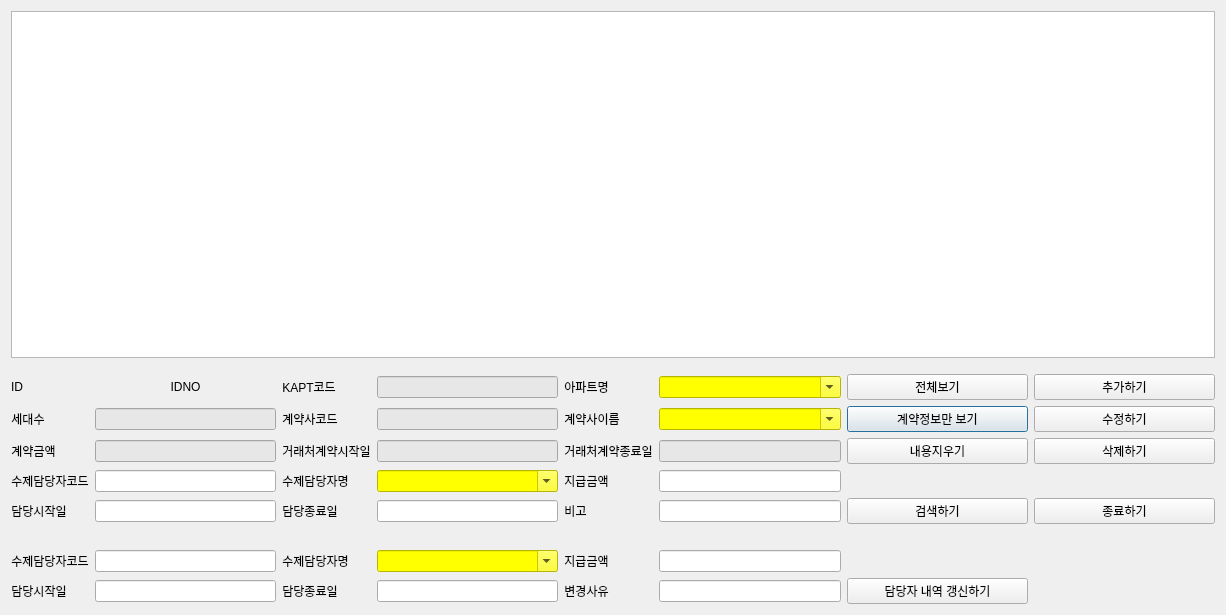
<?xml version="1.0" encoding="UTF-8"?>
<ui version="4.0">
 <class>AptContractPicDialog</class>
 <widget class="QDialog" name="AptContractPicDialog">
  <property name="geometry">
   <rect>
    <x>0</x>
    <y>0</y>
    <width>1226</width>
    <height>615</height>
   </rect>
  </property>
  <property name="windowTitle">
   <string>아파트 계약 및 담당자</string>
  </property>
  <layout class="QGridLayout" name="gridLayout_2">
   <item row="0" column="0">
    <layout class="QGridLayout" name="gridLayout">
     <item row="2" column="2">
      <widget class="QLabel" name="label_3">
       <property name="sizePolicy">
        <sizepolicy hsizetype="Fixed" vsizetype="Fixed">
         <horstretch>0</horstretch>
         <verstretch>0</verstretch>
        </sizepolicy>
       </property>
       <property name="text">
        <string>KAPT코드</string>
       </property>
       <property name="alignment">
        <set>Qt::AlignCenter</set>
       </property>
      </widget>
     </item>
     <item row="11" column="4">
      <widget class="QLabel" name="label_24">
       <property name="sizePolicy">
        <sizepolicy hsizetype="Fixed" vsizetype="Fixed">
         <horstretch>0</horstretch>
         <verstretch>0</verstretch>
        </sizepolicy>
       </property>
       <property name="text">
        <string>비고</string>
       </property>
       <property name="alignment">
        <set>Qt::AlignCenter</set>
       </property>
      </widget>
     </item>
     <item row="5" column="6">
      <widget class="QPushButton" name="pb_aptcontractpic_show_con">
       <property name="sizePolicy">
        <sizepolicy hsizetype="Expanding" vsizetype="Fixed">
         <horstretch>0</horstretch>
         <verstretch>0</verstretch>
        </sizepolicy>
       </property>
       <property name="text">
        <string>계약정보만 보기</string>
       </property>
      </widget>
     </item>
     <item row="5" column="5">
      <widget class="QComboBox" name="cb_aptcontractpic_customername">
       <property name="sizePolicy">
        <sizepolicy hsizetype="Expanding" vsizetype="Fixed">
         <horstretch>0</horstretch>
         <verstretch>0</verstretch>
        </sizepolicy>
       </property>
       <property name="styleSheet">
        <string notr="true">background-color: rgb(255, 255, 0);</string>
       </property>
       <property name="editable">
        <bool>true</bool>
       </property>
      </widget>
     </item>
     <item row="14" column="0">
      <widget class="QLabel" name="label_19">
       <property name="sizePolicy">
        <sizepolicy hsizetype="Fixed" vsizetype="Fixed">
         <horstretch>0</horstretch>
         <verstretch>0</verstretch>
        </sizepolicy>
       </property>
       <property name="text">
        <string>담당시작일</string>
       </property>
       <property name="alignment">
        <set>Qt::AlignCenter</set>
       </property>
      </widget>
     </item>
     <item row="7" column="4">
      <widget class="QLabel" name="label_15">
       <property name="sizePolicy">
        <sizepolicy hsizetype="Fixed" vsizetype="Fixed">
         <horstretch>0</horstretch>
         <verstretch>0</verstretch>
        </sizepolicy>
       </property>
       <property name="text">
        <string>거래처계약종료일</string>
       </property>
       <property name="alignment">
        <set>Qt::AlignCenter</set>
       </property>
      </widget>
     </item>
     <item row="14" column="1">
      <widget class="QLineEdit" name="entry_aptcontractpic_change_eefffrom">
       <property name="sizePolicy">
        <sizepolicy hsizetype="Expanding" vsizetype="Fixed">
         <horstretch>0</horstretch>
         <verstretch>0</verstretch>
        </sizepolicy>
       </property>
      </widget>
     </item>
     <item row="2" column="7">
      <widget class="QPushButton" name="pb_aptcontractpic_insert">
       <property name="sizePolicy">
        <sizepolicy hsizetype="Expanding" vsizetype="Fixed">
         <horstretch>0</horstretch>
         <verstretch>0</verstretch>
        </sizepolicy>
       </property>
       <property name="text">
        <string>추가하기</string>
       </property>
      </widget>
     </item>
     <item row="10" column="2">
      <widget class="QLabel" name="label_17">
       <property name="sizePolicy">
        <sizepolicy hsizetype="Fixed" vsizetype="Fixed">
         <horstretch>0</horstretch>
         <verstretch>0</verstretch>
        </sizepolicy>
       </property>
       <property name="text">
        <string>수제담당자명</string>
       </property>
       <property name="alignment">
        <set>Qt::AlignCenter</set>
       </property>
      </widget>
     </item>
     <item row="14" column="4">
      <widget class="QLabel" name="label_21">
       <property name="sizePolicy">
        <sizepolicy hsizetype="Fixed" vsizetype="Fixed">
         <horstretch>0</horstretch>
         <verstretch>0</verstretch>
        </sizepolicy>
       </property>
       <property name="text">
        <string>변경사유</string>
       </property>
       <property name="alignment">
        <set>Qt::AlignCenter</set>
       </property>
      </widget>
     </item>
     <item row="14" column="5">
      <widget class="QLineEdit" name="entry_aptcontractpic_change_remark">
       <property name="sizePolicy">
        <sizepolicy hsizetype="Expanding" vsizetype="Fixed">
         <horstretch>0</horstretch>
         <verstretch>0</verstretch>
        </sizepolicy>
       </property>
      </widget>
     </item>
     <item row="5" column="0">
      <widget class="QLabel" name="label_5">
       <property name="sizePolicy">
        <sizepolicy hsizetype="Fixed" vsizetype="Fixed">
         <horstretch>0</horstretch>
         <verstretch>0</verstretch>
        </sizepolicy>
       </property>
       <property name="text">
        <string>세대수</string>
       </property>
       <property name="alignment">
        <set>Qt::AlignCenter</set>
       </property>
      </widget>
     </item>
     <item row="5" column="2">
      <widget class="QLabel" name="label_9">
       <property name="sizePolicy">
        <sizepolicy hsizetype="Fixed" vsizetype="Fixed">
         <horstretch>0</horstretch>
         <verstretch>0</verstretch>
        </sizepolicy>
       </property>
       <property name="text">
        <string>계약사코드</string>
       </property>
       <property name="alignment">
        <set>Qt::AlignCenter</set>
       </property>
      </widget>
     </item>
     <item row="11" column="3">
      <widget class="QLineEdit" name="entry_aptcontractpic_eeffthru">
       <property name="sizePolicy">
        <sizepolicy hsizetype="Expanding" vsizetype="Fixed">
         <horstretch>0</horstretch>
         <verstretch>0</verstretch>
        </sizepolicy>
       </property>
      </widget>
     </item>
     <item row="2" column="4">
      <widget class="QLabel" name="label_4">
       <property name="sizePolicy">
        <sizepolicy hsizetype="Fixed" vsizetype="Fixed">
         <horstretch>0</horstretch>
         <verstretch>0</verstretch>
        </sizepolicy>
       </property>
       <property name="text">
        <string>아파트명</string>
       </property>
       <property name="alignment">
        <set>Qt::AlignCenter</set>
       </property>
      </widget>
     </item>
     <item row="7" column="2">
      <widget class="QLabel" name="label_14">
       <property name="sizePolicy">
        <sizepolicy hsizetype="Fixed" vsizetype="Fixed">
         <horstretch>0</horstretch>
         <verstretch>0</verstretch>
        </sizepolicy>
       </property>
       <property name="text">
        <string>거래처계약시작일</string>
       </property>
       <property name="alignment">
        <set>Qt::AlignCenter</set>
       </property>
      </widget>
     </item>
     <item row="11" column="2">
      <widget class="QLabel" name="label_23">
       <property name="sizePolicy">
        <sizepolicy hsizetype="Fixed" vsizetype="Fixed">
         <horstretch>0</horstretch>
         <verstretch>0</verstretch>
        </sizepolicy>
       </property>
       <property name="text">
        <string>담당종료일</string>
       </property>
       <property name="alignment">
        <set>Qt::AlignCenter</set>
       </property>
      </widget>
     </item>
     <item row="7" column="7">
      <widget class="QPushButton" name="pb_aptcontractpic_delete">
       <property name="sizePolicy">
        <sizepolicy hsizetype="Expanding" vsizetype="Fixed">
         <horstretch>0</horstretch>
         <verstretch>0</verstretch>
        </sizepolicy>
       </property>
       <property name="text">
        <string>삭제하기</string>
       </property>
      </widget>
     </item>
     <item row="1" column="3">
      <spacer name="horizontalSpacer">
       <property name="orientation">
        <enum>Qt::Horizontal</enum>
       </property>
       <property name="sizeHint" stdset="0">
        <size>
         <width>40</width>
         <height>10</height>
        </size>
       </property>
      </spacer>
     </item>
     <item row="11" column="5">
      <widget class="QLineEdit" name="entry_aptcontractpic_remark">
       <property name="sizePolicy">
        <sizepolicy hsizetype="Expanding" vsizetype="Fixed">
         <horstretch>0</horstretch>
         <verstretch>0</verstretch>
        </sizepolicy>
       </property>
      </widget>
     </item>
     <item row="7" column="0">
      <widget class="QLabel" name="label_13">
       <property name="sizePolicy">
        <sizepolicy hsizetype="Fixed" vsizetype="Fixed">
         <horstretch>0</horstretch>
         <verstretch>0</verstretch>
        </sizepolicy>
       </property>
       <property name="text">
        <string>계약금액</string>
       </property>
       <property name="alignment">
        <set>Qt::AlignCenter</set>
       </property>
      </widget>
     </item>
     <item row="5" column="3">
      <widget class="QLineEdit" name="entry_aptcontractpic_customercode">
       <property name="sizePolicy">
        <sizepolicy hsizetype="Expanding" vsizetype="Fixed">
         <horstretch>0</horstretch>
         <verstretch>0</verstretch>
        </sizepolicy>
       </property>
       <property name="styleSheet">
        <string notr="true">background-color: rgb(231, 231, 231);</string>
       </property>
      </widget>
     </item>
     <item row="10" column="5">
      <widget class="QLineEdit" name="entry_aptcontractpic_payment">
       <property name="sizePolicy">
        <sizepolicy hsizetype="Expanding" vsizetype="Fixed">
         <horstretch>0</horstretch>
         <verstretch>0</verstretch>
        </sizepolicy>
       </property>
      </widget>
     </item>
     <item row="2" column="0">
      <widget class="QLabel" name="label">
       <property name="sizePolicy">
        <sizepolicy hsizetype="Fixed" vsizetype="Fixed">
         <horstretch>0</horstretch>
         <verstretch>0</verstretch>
        </sizepolicy>
       </property>
       <property name="text">
        <string>ID</string>
       </property>
       <property name="alignment">
        <set>Qt::AlignCenter</set>
       </property>
      </widget>
     </item>
     <item row="7" column="3">
      <widget class="QLineEdit" name="entry_aptcontractpic_cefffrom">
       <property name="sizePolicy">
        <sizepolicy hsizetype="Expanding" vsizetype="Fixed">
         <horstretch>0</horstretch>
         <verstretch>0</verstretch>
        </sizepolicy>
       </property>
       <property name="styleSheet">
        <string notr="true">background-color: rgb(231, 231, 231);</string>
       </property>
      </widget>
     </item>
     <item row="14" column="3">
      <widget class="QLineEdit" name="entry_aptcontractpic_change_eeffthru">
       <property name="sizePolicy">
        <sizepolicy hsizetype="Expanding" vsizetype="Fixed">
         <horstretch>0</horstretch>
         <verstretch>0</verstretch>
        </sizepolicy>
       </property>
      </widget>
     </item>
     <item row="2" column="6">
      <widget class="QPushButton" name="pb_aptcontractpic_show">
       <property name="sizePolicy">
        <sizepolicy hsizetype="Expanding" vsizetype="Fixed">
         <horstretch>0</horstretch>
         <verstretch>0</verstretch>
        </sizepolicy>
       </property>
       <property name="text">
        <string>전체보기</string>
       </property>
      </widget>
     </item>
     <item row="2" column="3">
      <widget class="QLineEdit" name="entry_aptcontractpic_acode">
       <property name="sizePolicy">
        <sizepolicy hsizetype="Expanding" vsizetype="Fixed">
         <horstretch>0</horstretch>
         <verstretch>0</verstretch>
        </sizepolicy>
       </property>
       <property name="styleSheet">
        <string notr="true">background-color: rgb(231, 231, 231);</string>
       </property>
      </widget>
     </item>
     <item row="5" column="4">
      <widget class="QLabel" name="label_10">
       <property name="sizePolicy">
        <sizepolicy hsizetype="Fixed" vsizetype="Fixed">
         <horstretch>0</horstretch>
         <verstretch>0</verstretch>
        </sizepolicy>
       </property>
       <property name="text">
        <string>계약사이름</string>
       </property>
       <property name="alignment">
        <set>Qt::AlignCenter</set>
       </property>
      </widget>
     </item>
     <item row="10" column="1">
      <widget class="QLineEdit" name="entry_aptcontractpic_ecode">
       <property name="sizePolicy">
        <sizepolicy hsizetype="Expanding" vsizetype="Fixed">
         <horstretch>0</horstretch>
         <verstretch>0</verstretch>
        </sizepolicy>
       </property>
      </widget>
     </item>
     <item row="10" column="3">
      <widget class="QComboBox" name="cb_aptcontractpic_ename">
       <property name="sizePolicy">
        <sizepolicy hsizetype="Expanding" vsizetype="Fixed">
         <horstretch>0</horstretch>
         <verstretch>0</verstretch>
        </sizepolicy>
       </property>
       <property name="styleSheet">
        <string notr="true">background-color: rgb(255, 255, 0);</string>
       </property>
       <property name="editable">
        <bool>true</bool>
       </property>
      </widget>
     </item>
     <item row="14" column="2">
      <widget class="QLabel" name="label_20">
       <property name="sizePolicy">
        <sizepolicy hsizetype="Fixed" vsizetype="Fixed">
         <horstretch>0</horstretch>
         <verstretch>0</verstretch>
        </sizepolicy>
       </property>
       <property name="text">
        <string>담당종료일</string>
       </property>
       <property name="alignment">
        <set>Qt::AlignCenter</set>
       </property>
      </widget>
     </item>
     <item row="7" column="5">
      <widget class="QLineEdit" name="entry_aptcontractpic_ceffthru">
       <property name="sizePolicy">
        <sizepolicy hsizetype="Expanding" vsizetype="Fixed">
         <horstretch>0</horstretch>
         <verstretch>0</verstretch>
        </sizepolicy>
       </property>
       <property name="styleSheet">
        <string notr="true">background-color: rgb(231, 231, 231);</string>
       </property>
      </widget>
     </item>
     <item row="10" column="4">
      <widget class="QLabel" name="label_18">
       <property name="sizePolicy">
        <sizepolicy hsizetype="Fixed" vsizetype="Fixed">
         <horstretch>0</horstretch>
         <verstretch>0</verstretch>
        </sizepolicy>
       </property>
       <property name="text">
        <string>지급금액</string>
       </property>
       <property name="alignment">
        <set>Qt::AlignCenter</set>
       </property>
      </widget>
     </item>
     <item row="5" column="7">
      <widget class="QPushButton" name="pb_aptcontractpic_update">
       <property name="sizePolicy">
        <sizepolicy hsizetype="Expanding" vsizetype="Fixed">
         <horstretch>0</horstretch>
         <verstretch>0</verstretch>
        </sizepolicy>
       </property>
       <property name="text">
        <string>수정하기</string>
       </property>
      </widget>
     </item>
     <item row="10" column="0">
      <widget class="QLabel" name="label_16">
       <property name="sizePolicy">
        <sizepolicy hsizetype="Fixed" vsizetype="Fixed">
         <horstretch>0</horstretch>
         <verstretch>0</verstretch>
        </sizepolicy>
       </property>
       <property name="text">
        <string>수제담당자코드</string>
       </property>
       <property name="alignment">
        <set>Qt::AlignCenter</set>
       </property>
      </widget>
     </item>
     <item row="11" column="1">
      <widget class="QLineEdit" name="entry_aptcontractpic_eefffrom">
       <property name="sizePolicy">
        <sizepolicy hsizetype="Expanding" vsizetype="Fixed">
         <horstretch>0</horstretch>
         <verstretch>0</verstretch>
        </sizepolicy>
       </property>
      </widget>
     </item>
     <item row="11" column="0">
      <widget class="QLabel" name="label_22">
       <property name="sizePolicy">
        <sizepolicy hsizetype="Fixed" vsizetype="Fixed">
         <horstretch>0</horstretch>
         <verstretch>0</verstretch>
        </sizepolicy>
       </property>
       <property name="text">
        <string>담당시작일</string>
       </property>
       <property name="alignment">
        <set>Qt::AlignCenter</set>
       </property>
      </widget>
     </item>
     <item row="5" column="1">
      <widget class="QLineEdit" name="entry_aptcontractpic_noh">
       <property name="sizePolicy">
        <sizepolicy hsizetype="Expanding" vsizetype="Fixed">
         <horstretch>0</horstretch>
         <verstretch>0</verstretch>
        </sizepolicy>
       </property>
       <property name="styleSheet">
        <string notr="true">background-color: rgb(231, 231, 231);</string>
       </property>
      </widget>
     </item>
     <item row="7" column="1">
      <widget class="QLineEdit" name="entry_aptcontractpic_contractvalue">
       <property name="sizePolicy">
        <sizepolicy hsizetype="Expanding" vsizetype="Fixed">
         <horstretch>0</horstretch>
         <verstretch>0</verstretch>
        </sizepolicy>
       </property>
       <property name="styleSheet">
        <string notr="true">background-color: rgb(231, 231, 231);</string>
       </property>
      </widget>
     </item>
     <item row="2" column="1">
      <widget class="QLabel" name="lbl_aptcontractpic_id">
       <property name="sizePolicy">
        <sizepolicy hsizetype="Expanding" vsizetype="Fixed">
         <horstretch>0</horstretch>
         <verstretch>0</verstretch>
        </sizepolicy>
       </property>
       <property name="text">
        <string>IDNO</string>
       </property>
       <property name="alignment">
        <set>Qt::AlignCenter</set>
       </property>
      </widget>
     </item>
     <item row="2" column="5">
      <widget class="QComboBox" name="cb_aptcontractpic_aname">
       <property name="sizePolicy">
        <sizepolicy hsizetype="Expanding" vsizetype="Fixed">
         <horstretch>0</horstretch>
         <verstretch>0</verstretch>
        </sizepolicy>
       </property>
       <property name="styleSheet">
        <string notr="true">background-color: rgb(255, 255, 0);</string>
       </property>
       <property name="editable">
        <bool>true</bool>
       </property>
      </widget>
     </item>
     <item row="0" column="0" colspan="8">
      <widget class="QTableView" name="tv_aptcontractpic"/>
     </item>
     <item row="13" column="0">
      <widget class="QLabel" name="label_25">
       <property name="sizePolicy">
        <sizepolicy hsizetype="Fixed" vsizetype="Fixed">
         <horstretch>0</horstretch>
         <verstretch>0</verstretch>
        </sizepolicy>
       </property>
       <property name="text">
        <string>수제담당자코드</string>
       </property>
       <property name="alignment">
        <set>Qt::AlignCenter</set>
       </property>
      </widget>
     </item>
     <item row="13" column="1">
      <widget class="QLineEdit" name="entry_aptcontractpic_change_ecode">
       <property name="sizePolicy">
        <sizepolicy hsizetype="Expanding" vsizetype="Fixed">
         <horstretch>0</horstretch>
         <verstretch>0</verstretch>
        </sizepolicy>
       </property>
      </widget>
     </item>
     <item row="13" column="2">
      <widget class="QLabel" name="label_26">
       <property name="sizePolicy">
        <sizepolicy hsizetype="Fixed" vsizetype="Fixed">
         <horstretch>0</horstretch>
         <verstretch>0</verstretch>
        </sizepolicy>
       </property>
       <property name="text">
        <string>수제담당자명</string>
       </property>
       <property name="alignment">
        <set>Qt::AlignCenter</set>
       </property>
      </widget>
     </item>
     <item row="13" column="3">
      <widget class="QComboBox" name="cb_aptcontractpic_change_ename">
       <property name="sizePolicy">
        <sizepolicy hsizetype="Expanding" vsizetype="Fixed">
         <horstretch>0</horstretch>
         <verstretch>0</verstretch>
        </sizepolicy>
       </property>
       <property name="styleSheet">
        <string notr="true">background-color: rgb(255, 255, 0);</string>
       </property>
       <property name="editable">
        <bool>true</bool>
       </property>
      </widget>
     </item>
     <item row="13" column="4">
      <widget class="QLabel" name="label_27">
       <property name="sizePolicy">
        <sizepolicy hsizetype="Fixed" vsizetype="Fixed">
         <horstretch>0</horstretch>
         <verstretch>0</verstretch>
        </sizepolicy>
       </property>
       <property name="text">
        <string>지급금액</string>
       </property>
       <property name="alignment">
        <set>Qt::AlignCenter</set>
       </property>
      </widget>
     </item>
     <item row="13" column="5">
      <widget class="QLineEdit" name="entry_aptcontractpic_change_payment">
       <property name="sizePolicy">
        <sizepolicy hsizetype="Expanding" vsizetype="Fixed">
         <horstretch>0</horstretch>
         <verstretch>0</verstretch>
        </sizepolicy>
       </property>
      </widget>
     </item>
     <item row="12" column="0" colspan="8">
      <spacer name="horizontalSpacer_2">
       <property name="orientation">
        <enum>Qt::Horizontal</enum>
       </property>
       <property name="sizeHint" stdset="0">
        <size>
         <width>40</width>
         <height>20</height>
        </size>
       </property>
      </spacer>
     </item>
     <item row="14" column="6">
      <widget class="QPushButton" name="pb_aptcontractpic_change_update_insert">
       <property name="sizePolicy">
        <sizepolicy hsizetype="Expanding" vsizetype="Fixed">
         <horstretch>0</horstretch>
         <verstretch>0</verstretch>
        </sizepolicy>
       </property>
       <property name="text">
        <string>담당자 내역 갱신하기</string>
       </property>
      </widget>
     </item>
     <item row="11" column="7">
      <widget class="QPushButton" name="pb_aptcontractpic_close">
       <property name="sizePolicy">
        <sizepolicy hsizetype="Expanding" vsizetype="Fixed">
         <horstretch>0</horstretch>
         <verstretch>0</verstretch>
        </sizepolicy>
       </property>
       <property name="text">
        <string>종료하기</string>
       </property>
      </widget>
     </item>
     <item row="11" column="6">
      <widget class="QPushButton" name="pb_aptcontractpic_search">
       <property name="sizePolicy">
        <sizepolicy hsizetype="Expanding" vsizetype="Fixed">
         <horstretch>0</horstretch>
         <verstretch>0</verstretch>
        </sizepolicy>
       </property>
       <property name="text">
        <string>검색하기</string>
       </property>
      </widget>
     </item>
     <item row="7" column="6">
      <widget class="QPushButton" name="pb_aptcontractpic_clear_data">
       <property name="sizePolicy">
        <sizepolicy hsizetype="Expanding" vsizetype="Fixed">
         <horstretch>0</horstretch>
         <verstretch>0</verstretch>
        </sizepolicy>
       </property>
       <property name="text">
        <string>내용지우기</string>
       </property>
      </widget>
     </item>
    </layout>
   </item>
  </layout>
 </widget>
 <resources/>
 <connections/>
</ui>
